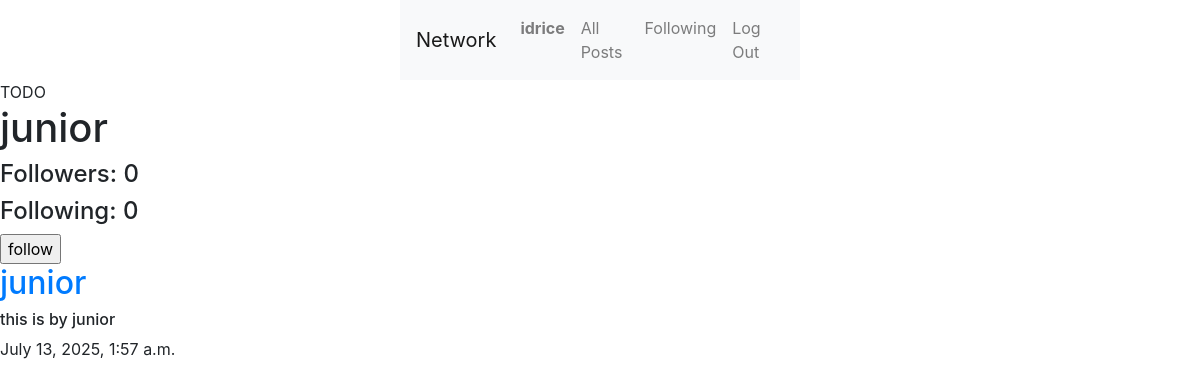
The page /profile/2 (signed in) on the database its author committed.
### network/models.py (models this page shows, shortened)
class User(AbstractUser):
    pass

class Posts(models.Model):
    content = models.CharField(max_length=164)
    user = models.ForeignKey(User, on_delete=models.CASCADE, related_name="author")
    date = models.DateTimeField(auto_now_add=True)

### network/views.py (the view)
# urls.py: path('profile/<int:user_id>', views.profile, name="profile"),
def profile(request, user_id):
        user = User.objects.get(pk=user_id)
        Uposts = Posts.objects.filter(user=user).order_by('id').reverse()
        pagi = Paginator(Uposts, 10)
        paginumber = request.GET.get('page')
        pagePosts = pagi.get_page(paginumber)
        following = Follow.objects.filter(user=user)
        followers = Follow.objects.filter(user_follower=user)
        try:
            checkFollow = followers.filter(user=User.objects.get(pk=request.user.id))
            print(checkFollow)
            if len(checkFollow) != 0:
                isFollowing = True
            else:
                isFollowing = False
        except:
            isFollowing = False
        context = {
            "isFollowing":isFollowing,
            "user_profile":user,
            "following":following,
            "followers":followers,
            "name":user.username,
            "posts":Uposts,
            "pagePosts":pagePosts,
        }
        return render(request, "network/profile.html", context)

### network/templates/network/profile.html (shortened to what this page needs)
{% extends "network/layout.html" %}
{% block body %}
    TODO
    <h1>{{name}}</h1>
    <div class="cont">
        <div>
            <h4>Followers: {{followers.count}}</h4>
            <h4>Following: {{following.count}}</h4>
            {%if user.is_authenticated%}
              {% if user != user_profile%}
                {%if isFollowing%}
                 <form action="{%url 'unfollow'%}" method="post">
                    {%csrf_token%}
                    <input type="hidden" name="userFollow" value="{{user_profile}}"/>
                    <input type="submit" value="Unfollow"/>
                 </form>
                {%else%}
                  <form action="{%url 'follow'%}" method="post">
                    <input type="submit" value="follow"/>
                 </form>
                {%endif%}
              {%endif%}
            {%endif%}
        </div>
    </div>
    <div>
        {%for post in pagePosts %}
          <div>
            <h2><a href="{%url 'profile' user_id=post.user.id%}">{{post.user}}</a></h2>
            <h6>{{post.content}}</h6>
            <p>{{post.date}}</p>
          </div>
        {%endfor%}
    </div>
{% endblock %}

### network/templates/network/layout.html (shortened to what this page needs)
{% load static %}
<!DOCTYPE html>
<html lang="en">
    <head>
        <link rel="stylesheet" href="https://cdn.jsdelivr.net/npm/bootstrap@4.0.0/dist/css/bootstrap.min.css">
        <link rel="stylesheet" href="https://stackpath.bootstrapcdn.com/bootstrap/4.4.1/css/bootstrap.min.css">
        <link href="{% static 'network/styles.css' %}" rel="stylesheet">
    </head>
    <body>
        <nav class="navbar navbar-expand-lg navbar-light bg-light">
            <a class="navbar-brand" href="{%url 'index'%}">Network</a>
            <div>
              <ul class="navbar-nav mr-auto">
                {% if user.is_authenticated %}
                    <li class="nav-item">
                        <a class="nav-link" href="{%url 'profile' user_id=user.id %}"><strong>{{ user.username }}</strong></a>
                    </li>
                {% endif %}
                <li class="nav-item">
                  <a class="nav-link" href="{% url 'index' %}">All Posts</a>
                </li>
                {% if user.is_authenticated %}
                    <li class="nav-item">
                        <a class="nav-link" href="{%url 'following'%}">Following</a>
                    </li>
                    <li class="nav-item">
                        <a class="nav-link" href="{% url 'logout' %}">Log Out</a>
                    </li>
                {% endif %}
              </ul>
            </div>
          </nav>
        <div class="body">
            {% block body %}
            {% endblock %}
        </div>
    </body>
</html>

### network/static/network/styles.css (style rules this page uses)
nav { display: block; width: 400px; margin: 0 auto; }

### rows shown on the page
User: username "idrice"
User: username "junior"
Posts: user "junior", content "this is by junior", date "July 13, 2025, 1:57 a.m."

### other values the page prints
{{ followers.count }} "0"
{{ following.count }} "0"
